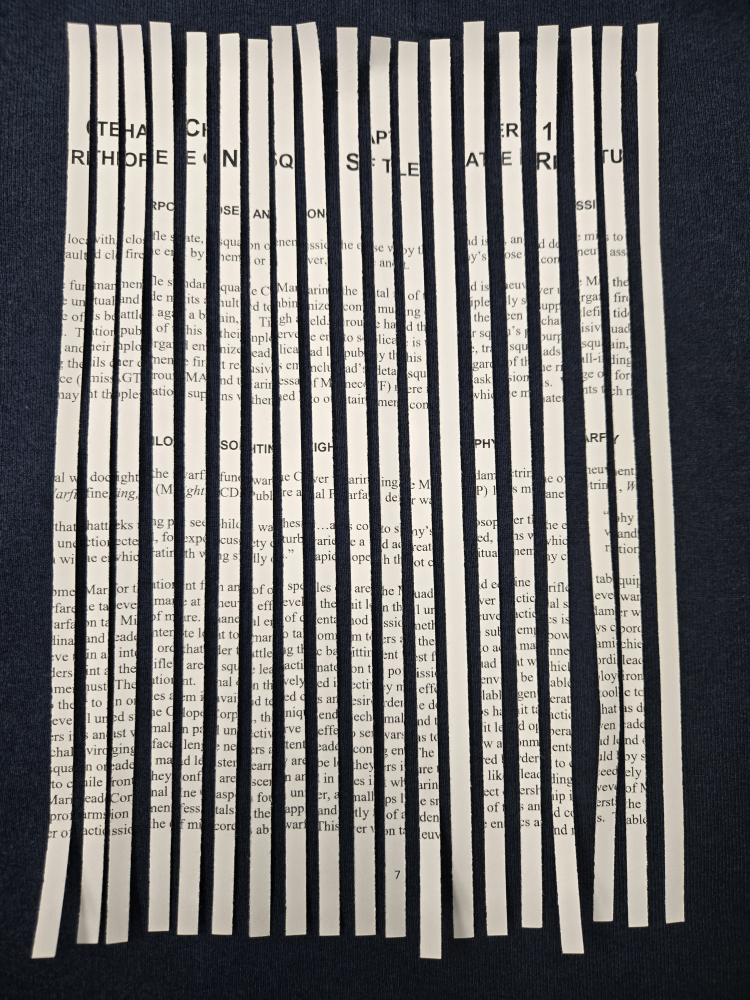
#> input picture backend/img/6c6bbc34adc1473396534b82308e730d/source_images/photo8_1.jpg, 3000 x 4000 px (shown at 1/4 size); its folder holds only this picture in this run
$ python detect_paper.py ../img/6c6bbc34adc1473396534b82308e730d/source_images
#> lines starting #> are read from the running program, lines starting #| are printed output that depends on the picture; after the words box and inside, x2 and y2 are one past the last pixel; in counts of white or black regions, pixels touching at a corner belong together
### backend/src/submission.py
"""Storage and source-file bookkeeping for one document submission."""

from dataclasses import dataclass
import json
from pathlib import Path
import shutil
import uuid


DEFAULT_IMG_ROOT = Path(__file__).resolve().parents[1] / "img"
IMAGE_SUFFIXES = {".jpg", ".jpeg", ".png", ".bmp", ".tif", ".tiff", ".webp"}


def write_json(path: Path, data: dict) -> None:
    temporary = path.with_name(f".{path.name}.{uuid.uuid4().hex}.tmp")
    try:
        temporary.write_text(json.dumps(data, indent=2, allow_nan=False) + "\n", encoding="utf-8")
        temporary.replace(path)
    finally:
        temporary.unlink(missing_ok=True)


@dataclass(frozen=True)
class Submission:
    directory: Path

    @property
    def source_images(self) -> Path:
        return self.directory / "source_images"

    @property
    def cropped_strips(self) -> Path:
        return self.directory / "cropped_strips"

    @property
    def normalized_strips(self) -> Path:
        return self.directory / "normalized_strips"

    @property
    def final_document(self) -> Path:
        return self.directory / "final_document"

    @property
    def manifest_path(self) -> Path:
        return self.directory / "submission.json"

    @property
    def order_path(self) -> Path:
        return self.directory / "order.json"

    def ensure_layout(self) -> None:
        for folder in (self.source_images, self.cropped_strips, self.normalized_strips, self.final_document):
            folder.mkdir(parents=True, exist_ok=True)

    def read_manifest(self) -> dict:
        if self.manifest_path.exists():
            return json.loads(self.manifest_path.read_text(encoding="utf-8"))
        return {"submission_id": self.directory.name, "status": "created", "sources": []}

    def save_manifest(self, manifest: dict) -> None:
        write_json(self.manifest_path, manifest)

    def invalidate_result(self) -> None:
        """Remove generated output and its verification together."""
        self.order_path.unlink(missing_ok=True)
        for name in ("document.png", "join_report.html", "join_report.json"):
            (self.final_document / name).unlink(missing_ok=True)

    def sources(self) -> list[Path]:
        if not self.source_images.is_dir():
            raise ValueError(f"Submission has no source_images directory: {self.directory}")
        # Include every supported image, including uploads added after creation.
        paths = sorted(
            (path for path in self.source_images.iterdir() if path.is_file() and path.suffix.lower() in IMAGE_SUFFIXES),
            key=lambda path: (path.name.casefold(), path.name),
        )
        if not paths:
            raise ValueError(f"No source images found in {self.source_images}")
        return paths


# [43 lines left out: function create_submission, not called in this run]

### backend/src/strip_geometry.py
"""Estimate gently curved paper edges without following individual letters."""

import cv2
import numpy as np


def estimate_strip_edges(mask: np.ndarray) -> tuple[np.ndarray, np.ndarray]:
    """Return smooth left/right coordinates for each row of a vertical strip.

    A median filter rejects short notches caused by dark ink at the boundary.
    A Gaussian filter then removes pixel-sized steps before image resampling.
    The filter scale follows paper width so it works at different resolutions.
    """
    visible = mask > 0
    occupied = visible.any(axis=1)
    if not occupied.any():
        raise ValueError("The strip contains no visible paper.")

    height, width = visible.shape
    left = visible.argmax(axis=1)
    right = width - 1 - visible[:, ::-1].argmax(axis=1)
    widths = right - left + 1
    typical_width = float(np.median(widths[occupied]))

    # Slanted tips and deep text notches should not determine the paper width.
    reliable = occupied & (widths >= 0.6 * typical_width)
    rows = np.arange(height)
    window = max(3, int(round(typical_width)) | 1)
    window = min(window, height if height % 2 else height - 1)

    edges = []
    for edge in (left, right):
        edge = np.interp(rows, rows[reliable], edge[reliable]).astype(np.float32)
        if window > 1:
            neighborhoods = np.lib.stride_tricks.sliding_window_view(
                np.pad(edge, window // 2, mode="edge"), window
            )
            edge = np.median(neighborhoods, axis=1)
            edge = cv2.GaussianBlur(
                edge[:, None],
                (1, window),
                sigmaX=0,
                sigmaY=window / 6,
                borderType=cv2.BORDER_REPLICATE,
            ).ravel()
        edges.append(np.clip(edge, 0, width - 1))

    return edges[0], edges[1]


def repair_strip_mask(mask: np.ndarray) -> np.ndarray:
    """Restore mask coverage over ink between the estimated paper edges.

    Use this while original photo pixels are still available. It changes only
    alpha coverage, never the photographed text. Preserve the original tips
    and fully missing rows, where extending the mask could include background.
    """
    left, right = estimate_strip_edges(mask)
    columns = np.arange(mask.shape[1])[None, :]
    interior = (columns >= np.floor(left[:, None])) & (
        columns <= np.ceil(right[:, None])
    )
    occupied_rows = np.flatnonzero((mask > 0).any(axis=1))
    margin = max(1, int(round(np.median(right - left + 1) / 2)))
    interior[: occupied_rows[0] + margin] = False
    interior[max(0, occupied_rows[-1] - margin + 1) :] = False
    interior &= (mask > 0).any(axis=1)[:, None]

    repaired = mask.copy()
    repaired[interior] = 255
    return repaired

### backend/src/detect_paper.py
import argparse
from pathlib import Path
import tempfile

import cv2
import numpy as np

from strip_geometry import repair_strip_mask
from submission import Submission


def orient_photo(image, rotation: str = "auto"):
    """Make strip length vertical; return the image and applied CCW degrees."""
    if rotation == "auto":
        gray = cv2.cvtColor(image, cv2.COLOR_BGR2GRAY)
        _, mask = cv2.threshold(gray, 200, 255, cv2.THRESH_BINARY)
        contours, _ = cv2.findContours(mask, cv2.RETR_EXTERNAL, cv2.CHAIN_APPROX_SIMPLE)
        if not contours:
            return image, 0
        _, _, width, height = cv2.boundingRect(max(contours, key=cv2.contourArea))
        degrees = 90 if width > height else 0
    else:
        degrees = int(rotation)
    rotations = {
        90: cv2.ROTATE_90_COUNTERCLOCKWISE,
        180: cv2.ROTATE_180,
        270: cv2.ROTATE_90_CLOCKWISE,
    }
    if degrees not in (0, 90, 180, 270):
        raise ValueError("Rotation must be auto, 0, 90, 180, or 270.")
    return (cv2.rotate(image, rotations[degrees]) if degrees else image), degrees


def detect_strips(image: np.ndarray, min_strip_area: float = 100) -> list[np.ndarray]:
    """Find paper strips, bridging ink gaps and rejecting background fibres."""
    gray = cv2.cvtColor(image, cv2.COLOR_BGR2GRAY)
    _, mask = cv2.threshold(gray, 200, 255, cv2.THRESH_BINARY)
    initial, _ = cv2.findContours(mask, cv2.RETR_EXTERNAL, cv2.CHAIN_APPROX_SIMPLE)
    if not initial:
        return []

    # Estimate paper width from the largest bright region, using row widths
    # rather than its bounding box, which also includes lateral bending.
    largest = max(initial, key=cv2.contourArea)
    x, y, width, height = cv2.boundingRect(largest)
    sample = np.zeros((height, width), dtype=np.uint8)
    cv2.drawContours(sample, [largest], -1, 255, cv2.FILLED, offset=(-x, -y))
    visible = sample > 0
    row_widths = width - visible.argmax(axis=1) - visible[:, ::-1].argmax(axis=1)
    paper_width = float(np.median(row_widths[visible.any(axis=1)]))

    # A 5x5 close cannot bridge large lettering or rules across a whole strip.
    # Scale the gap limit with resolution, and close vertically only so nearby
    # parallel strips remain separate even when their horizontal gap is small.
    gap_kernel_height = max(5, int(np.ceil(paper_width / 2)) | 1)
    kernel = cv2.getStructuringElement(cv2.MORPH_RECT, (1, gap_kernel_height))
    mask = cv2.morphologyEx(mask, cv2.MORPH_CLOSE, kernel)
    contours, _ = cv2.findContours(mask, cv2.RETR_EXTERNAL, cv2.CHAIN_APPROX_SIMPLE)
    # A fixed 100-pixel threshold admits carpet fibres in high-resolution
    # photos. Compare their size with actual paper width, not photo dimensions
    # or full strip length: short, full-width paper pieces should still survive.
    area_threshold = max(min_strip_area, 0.5 * paper_width ** 2)
    strips = []
    for contour in contours:
        area = cv2.contourArea(contour)
        height = cv2.boundingRect(contour)[3]
        if (area >= area_threshold and height >= 0.5 * paper_width
                and area / height >= 0.25 * paper_width):
            strips.append(contour)
    return sorted(strips, key=lambda contour: cv2.boundingRect(contour)[:2])


def save_strips(
    image: np.ndarray, strips: list[np.ndarray], output_dir: Path,
    start_number: int = 1, remove_stale: bool = True,
) -> list[Path]:
    """Save complete strips and remove obsolete numbered crops after success."""
    if start_number < 1:
        raise ValueError("Strip numbering must start at 1 or greater.")
    output_dir.mkdir(parents=True, exist_ok=True)
    saved = []
    for number, strip in enumerate(strips, start=start_number):
        x, y, width, height = cv2.boundingRect(strip)
        cropped = image[y : y + height, x : x + width]
        strip_mask = np.zeros((height, width), dtype=np.uint8)

        # Fill the whole outline—including the black text inside it.
        cv2.drawContours(
            strip_mask, [strip], -1, 255, thickness=cv2.FILLED, offset=(-x, -y)
        )
        # Recover edge letters using the surrounding paper's geometry.
        strip_mask = repair_strip_mask(strip_mask)

        result = cv2.cvtColor(cropped, cv2.COLOR_BGR2BGRA)
        result[:, :, 3] = strip_mask

        output_path = output_dir / f"strip{number}.png"
        if not cv2.imwrite(str(output_path), result):
            raise OSError(f"Could not save {output_path}")
        saved.append(output_path)

    if remove_stale:
        saved_names = {path.name for path in saved}
        for path in output_dir.glob("strip*.png"):
            if path.stem[5:].isdigit() and path.name not in saved_names:
                path.unlink()
    return saved


def detect_submission(submission_dir: Path, rotation: str = "auto") -> list[Path]:
    """Pool crops from every source photo using one submission-wide sequence."""
    submission = Submission(Path(submission_dir))
    paths = submission.sources()
    submission.ensure_layout()
    manifest = submission.read_manifest()
    originals = {source["filename"]: source.get("original_name", source["filename"])
                 for source in manifest.get("sources", [])}
    sources, mapping = [], []
    # Finish all photos before replacing existing crops. A bad later upload
    # must not silently leave a submission containing only the earlier photos.
    with tempfile.TemporaryDirectory(prefix=".detect-", dir=submission.directory) as directory:
        staged = Path(directory)
        for path in paths:
            image = cv2.imread(str(path))
            if image is None:
                raise ValueError(f"Could not open {path}")
            image, degrees = orient_photo(image, rotation)
            strips = detect_strips(image)
            if not strips:
                raise ValueError(f"No paper strips detected in {path}")
            saved = save_strips(image, strips, staged, start_number=len(mapping) + 1, remove_stale=False)
            for number, crop in enumerate(saved, 1):
                mapping.append({
                    "filename": crop.name, "source_image": f"source_images/{path.name}",
                    "source_strip_number": number,
                })
            sources.append({
                "filename": path.name, "original_name": originals.get(path.name, path.name),
                "rotation_ccw": degrees, "strip_count": len(strips),
            })
            print(f"{path.name}: {len(strips)} strips, rotation {degrees} degrees CCW")
        names = {entry["filename"] for entry in mapping}
        for name in names:
            (staged / name).replace(submission.cropped_strips / name)
        for path in submission.cropped_strips.glob("strip*.png"):
            if path.stem[5:].isdigit() and path.name not in names:
                path.unlink()

    # Detection changes the meaning of strip IDs. Invalidate downstream output.
    for path in submission.normalized_strips.glob("strip*.png"):
        if path.stem[5:].isdigit():
            path.unlink()
    submission.invalidate_result()
    manifest.update(status="detected", sources=sources, strips=mapping)
    manifest.pop("error", None)
    manifest.pop("result", None)
    manifest.pop("join_report", None)
    submission.save_manifest(manifest)
    return [submission.cropped_strips / entry["filename"] for entry in mapping]


def main() -> None:
    parser = argparse.ArgumentParser(
        description="Detect strips from all source_images in an existing submission."
    )
    parser.add_argument(
        "submission_dir", type=Path, help="Submission folder: backend/img/<submission_id> (from the repository root).",
    )
    parser.add_argument("--rotation", choices=("auto", "0", "90", "180", "270"), default="auto")
    args = parser.parse_args()
    try:
        paths = detect_submission(args.submission_dir, args.rotation)
#> in detect_submission, image is the input picture: shape (4000, 3000, 3); mean B, G, R 113.1, 114.5, 116.1
#> in orient_photo, `_, mask = cv2.threshold(gray, 200, 255, cv2.THRESH_BINARY)`:
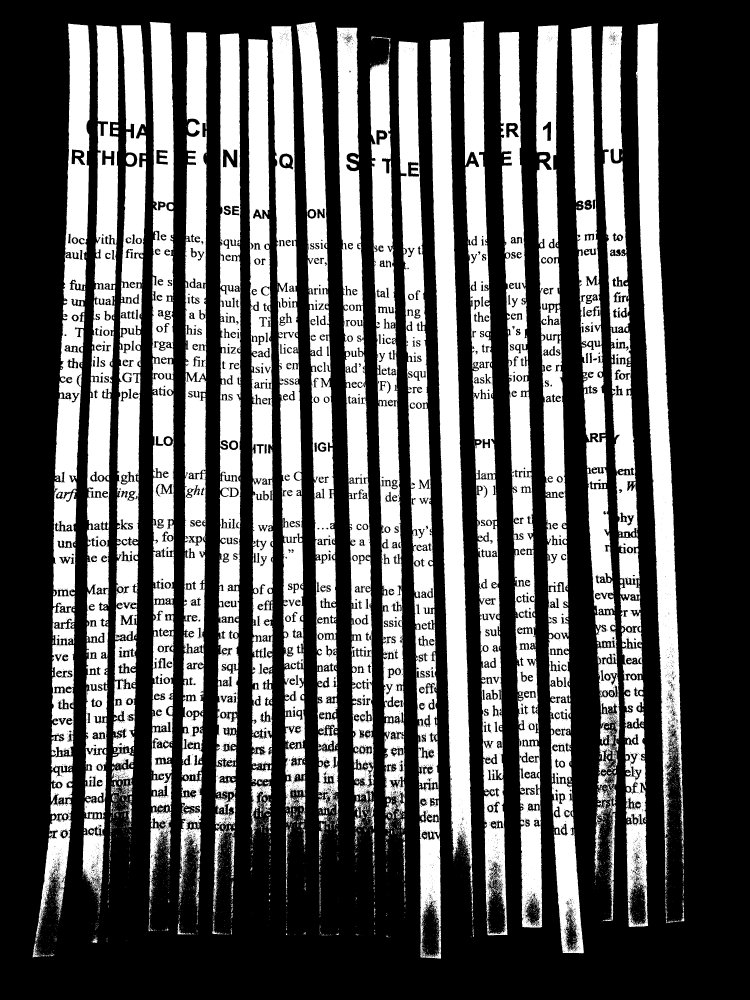
#> mask: shape (4000, 3000) (shown at 1/4 size); 36.5% white; 6187 white regions (5195 under 20 px)
#> in orient_photo, `contours, _ = cv2.findContours(mask, cv2.RETR_EXTERNAL, cv2.CHAIN_APPR..`: contours = 5261 contours, 4765 with area under 20; largest, box (x1, y1, x2, y2) and area: (2144, 101, 2335, 3813) 272992, (140, 94, 360, 3772) 270266, (1997, 128, 2169, 3710) 262776, (330, 101, 474, 3595) 258982, (1854, 85, 2030, 3741) 257755
#> in orient_photo, `_, _, width, height = cv2.boundingRect(max(contours, key=cv2.contourAr..`: width = 191; height = 3712
#> in orient_photo, `degrees = 90 if width > height else 0`: degrees = 0
#> in detect_strips, `initial, _ = cv2.findContours(mask, cv2.RETR_EXTERNAL, cv2.CHAIN_APPRO..`: initial has the same summary as contours in orient_photo
#> in detect_strips, `largest = max(initial, key=cv2.contourArea)`: largest = contour of 3889 points, box (x1, y1, x2, y2) (2144, 101, 2335, 3813), area 272992
#> in detect_strips, `x, y, width, height = cv2.boundingRect(largest)`: x = 2144; y = 101; width = 191; height = 3712
#> in detect_strips, `cv2.drawContours(sample, [largest], -1, 255, cv2.FILLED, offset=(-x, -..`:
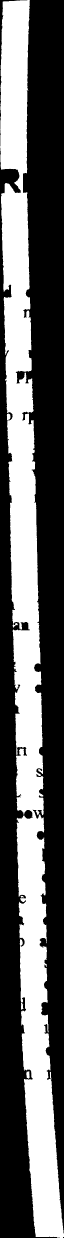
#> sample: shape (3712, 191) (shown at 1/3 size); 39.2% white; 1 white region, box (x1, y1, x2, y2) and area: (0, 0, 191, 3712) 278076
#> in detect_strips, `row_widths = width - visible.argmax(axis=1) - visible[:, ::-1].argmax(..`: row_widths = 3712 values, max 86 at index 3509, min 7 at index 0, mean 76.68
#> in detect_strips, `paper_width = float(np.median(row_widths[visible.any(axis=1)]))`: paper_width = 79
#> in detect_strips, `gap_kernel_height = max(5, int(np.ceil(paper_width / 2)) | 1)`: gap_kernel_height = 41
#> in detect_strips, `kernel = cv2.getStructuringElement(cv2.MORPH_RECT, (1, gap_kernel_heig..`: kernel = 41 values from 1 to 1
#> in detect_strips, `mask = cv2.morphologyEx(mask, cv2.MORPH_CLOSE, kernel)`:
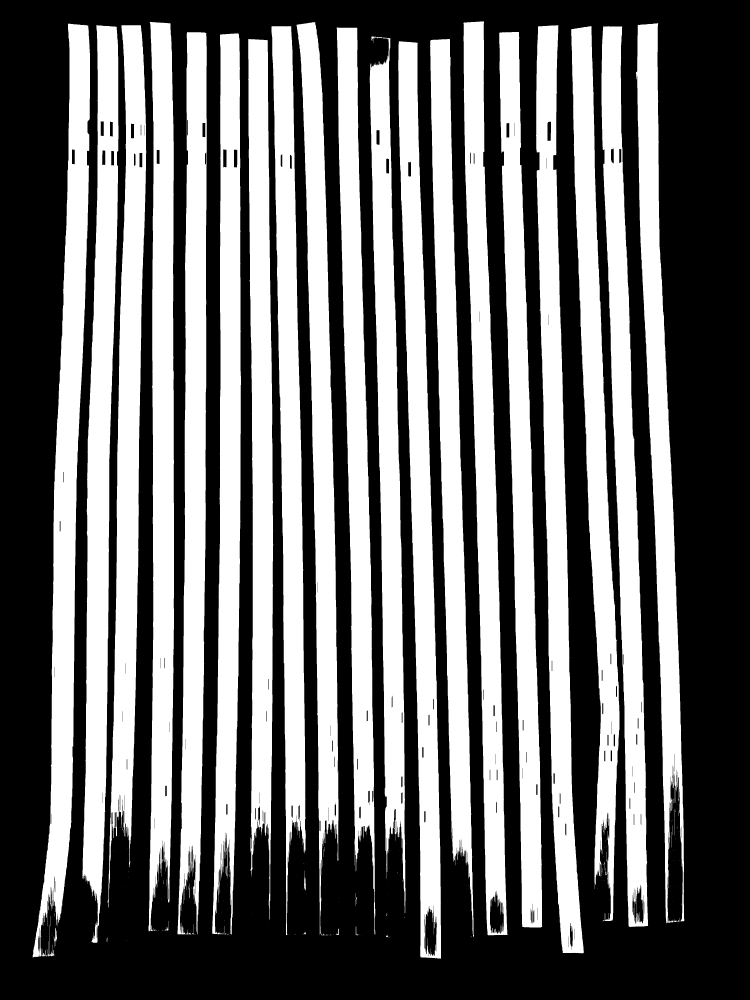
#> mask: shape (4000, 3000) (shown at 1/4 size); 42.9% white; 312 white regions (255 under 20 px)
#> in detect_strips, `contours, _ = cv2.findContours(mask, cv2.RETR_EXTERNAL, cv2.CHAIN_APPR..`: contours = 303 contours, 273 with area under 20; largest, box (x1, y1, x2, y2) and area: (131, 94, 360, 3831) 303108, (2144, 101, 2335, 3813) 293166, (329, 101, 474, 3771) 287498, (1593, 165, 1764, 3835) 285034, (1854, 85, 2030, 3741) 284380
#> in detect_strips, `area_threshold = max(min_strip_area, 0.5 * paper_width ** 2)`: area_threshold = 3120.5
#> the loop in detect_strips, `for contour in contours:` made 303 passes
#> (area, height) on passes 3, 24, 43: (76.5, 30), (26.5, 10), (28.5, 7)
#> after the loop in detect_strips, `for contour in contours:`: strips = 19 contours; largest, box (x1, y1, x2, y2) and area: (131, 94, 360, 3831) 303108, (2144, 101, 2335, 3813) 293166, (329, 101, 474, 3771) 287498, (1593, 165, 1764, 3835) 285034, (1854, 85, 2030, 3741) 284380
#> the loop in save_strips, `for number, strip in enumerate(strips, start=start_number):` made 19 passes
#> (x, y, margin in repair_strip_mask) on passes 1 to 12: (131, 94, 43), (329, 101, 42), (430, 101, 42), (594, 88, 41), (710, 129, 41), (849, 133, 40), (993, 156, 40), (1086, 105, 39), (1186, 89, 39), (1347, 110, 40), (1479, 146, 39), (1593, 165, 39)
#> pass 1, in estimate_strip_edges, `visible = mask > 0`:
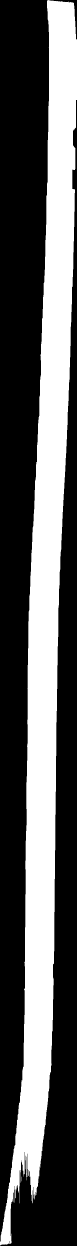
#> visible: shape (3737, 229) bool (shown at 1/3 size); 35.9% white; 1 white region, box (x1, y1, x2, y2) and area: (0, 0, 229, 3737) 307585
#> pass 1, in repair_strip_mask, `interior &= (mask > 0).any(axis=1)[:, None]`:
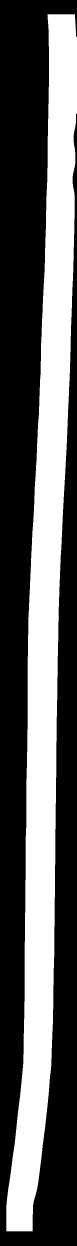
#> interior: shape (3737, 229) bool (shown at 1/3 size); 36.9% white; 1 white region, box (x1, y1, x2, y2) and area: (19, 43, 229, 3694) 315785
#> after the loop in save_strips, `for number, strip in enumerate(strips, start=start_number):`:
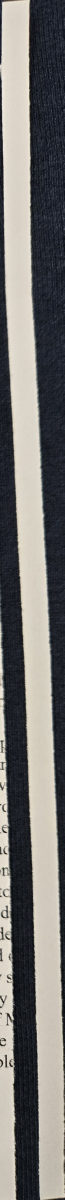
#> cropped: shape (3600, 193, 3) (shown at 1/3 size); mean B, G, R 114.4, 117.1, 118.7
#> after the loop in save_strips, `for number, strip in enumerate(strips, start=start_number):`:
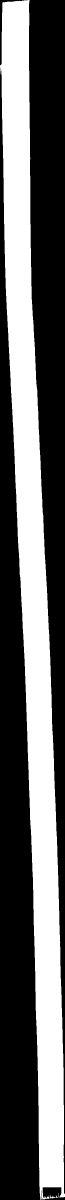
#> strip_mask: shape (3600, 193) (shown at 1/3 size); 40% white; 1 white region, box (x1, y1, x2, y2) and area: (0, 0, 193, 3600) 278173
#> after the loop in save_strips, `for number, strip in enumerate(strips, start=start_number):`: saved = 19 items
#> the loop in detect_submission, `for number, crop in enumerate(saved, 1):` made 19 passes
#| photo8_1.jpg: 19 strips, rotation 0 degrees CCW
#> the loop in detect_submission, `for name in names:` made 19 passes
#> name on passes 1 to 12: 'strip6.png', 'strip8.png', 'strip14.png', 'strip1.png', 'strip10.png', 'strip17.png', 'strip4.png', 'strip12.png', 'strip5.png', 'strip15.png', 'strip16.png', 'strip19.png'
#> paths = 19 items
    except ValueError as error:
        parser.error(str(error))
    print(f"Saved {len(paths)} strips to {args.submission_dir / 'cropped_strips'}")
#| Saved 19 strips to ../img/6c6bbc34adc1473396534b82308e730d/source_images/cropped_strips


if __name__ == "__main__":
    main()
